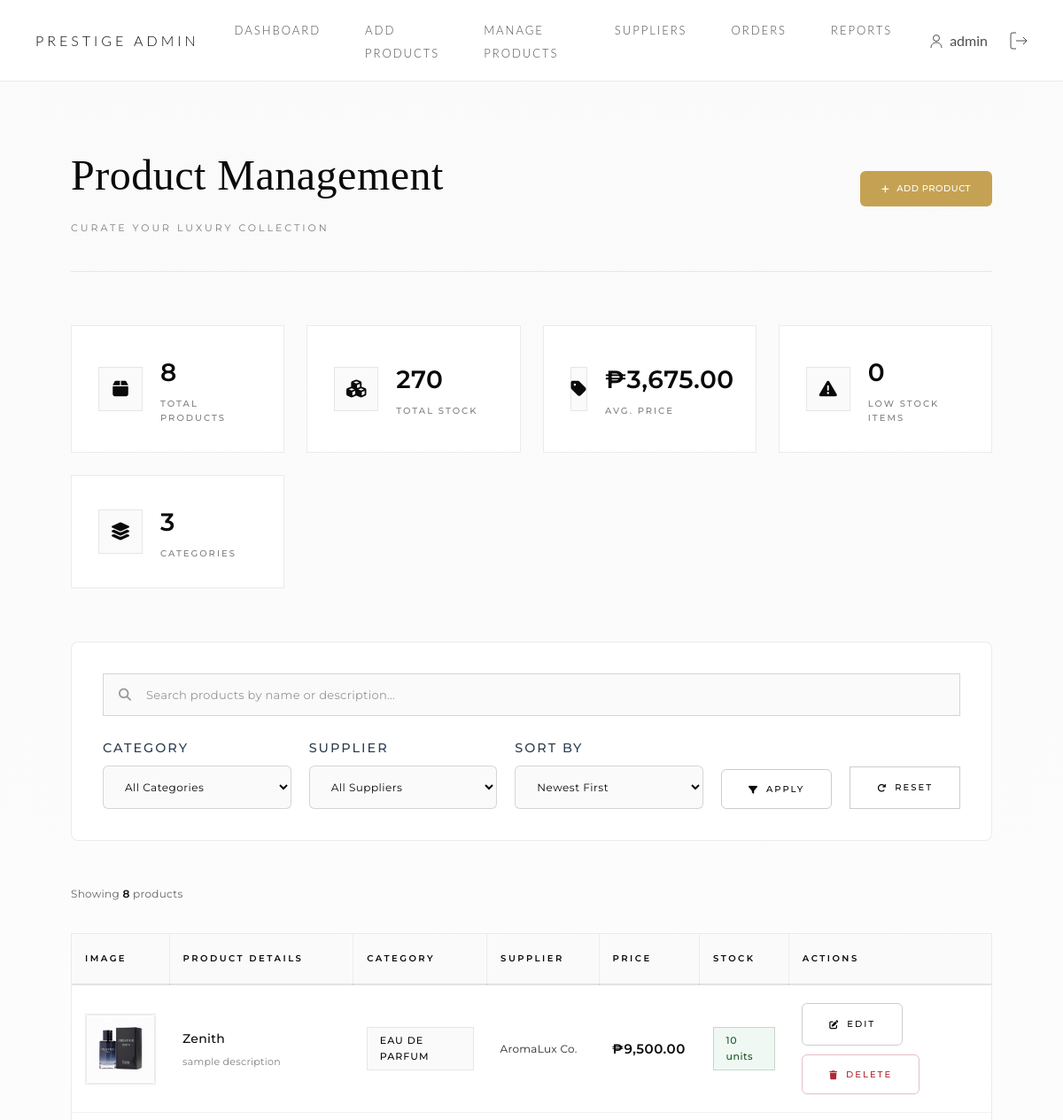
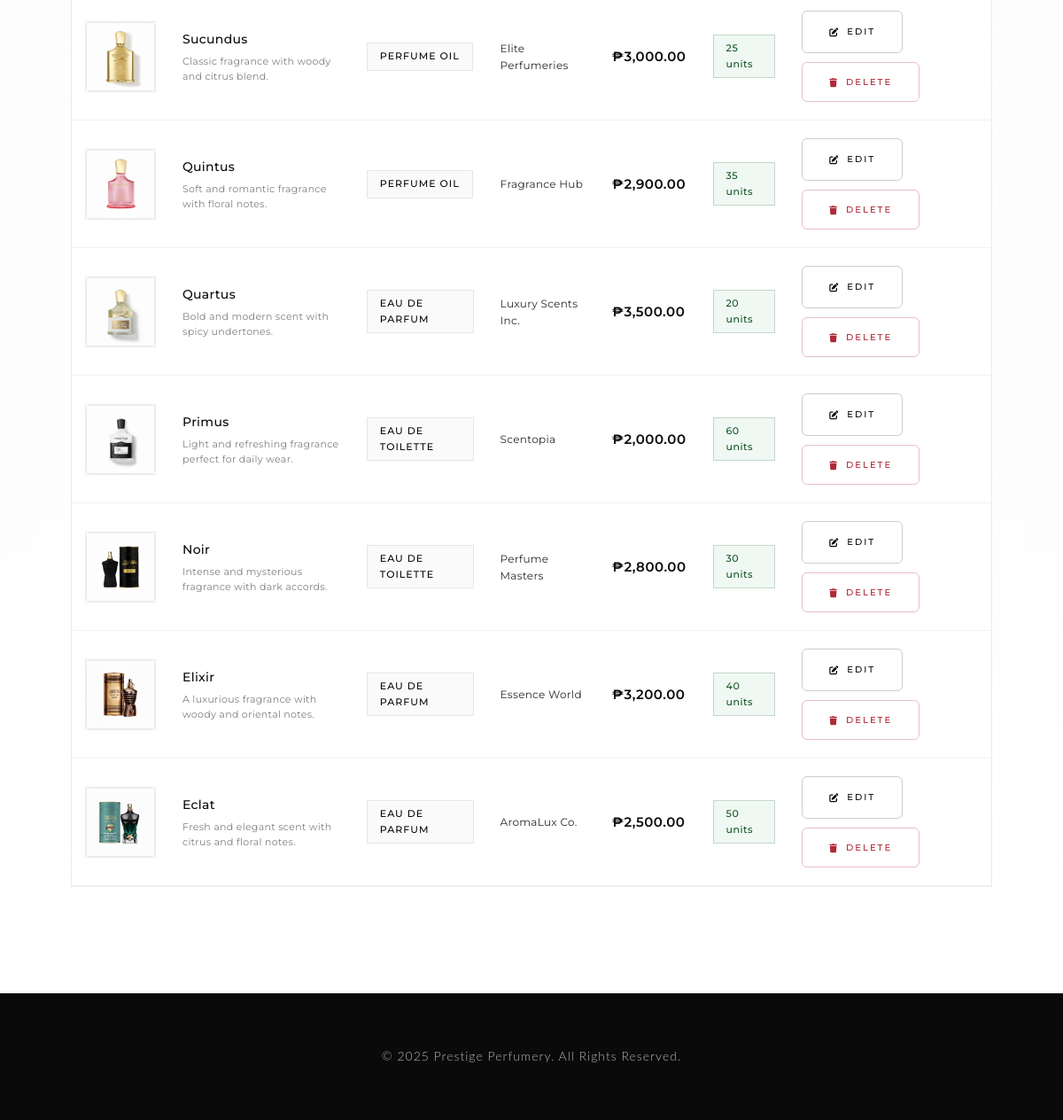
/admin/manageproducts.php (signed in), run on an earlier commit of the app's database (2 pictures, top to bottom).
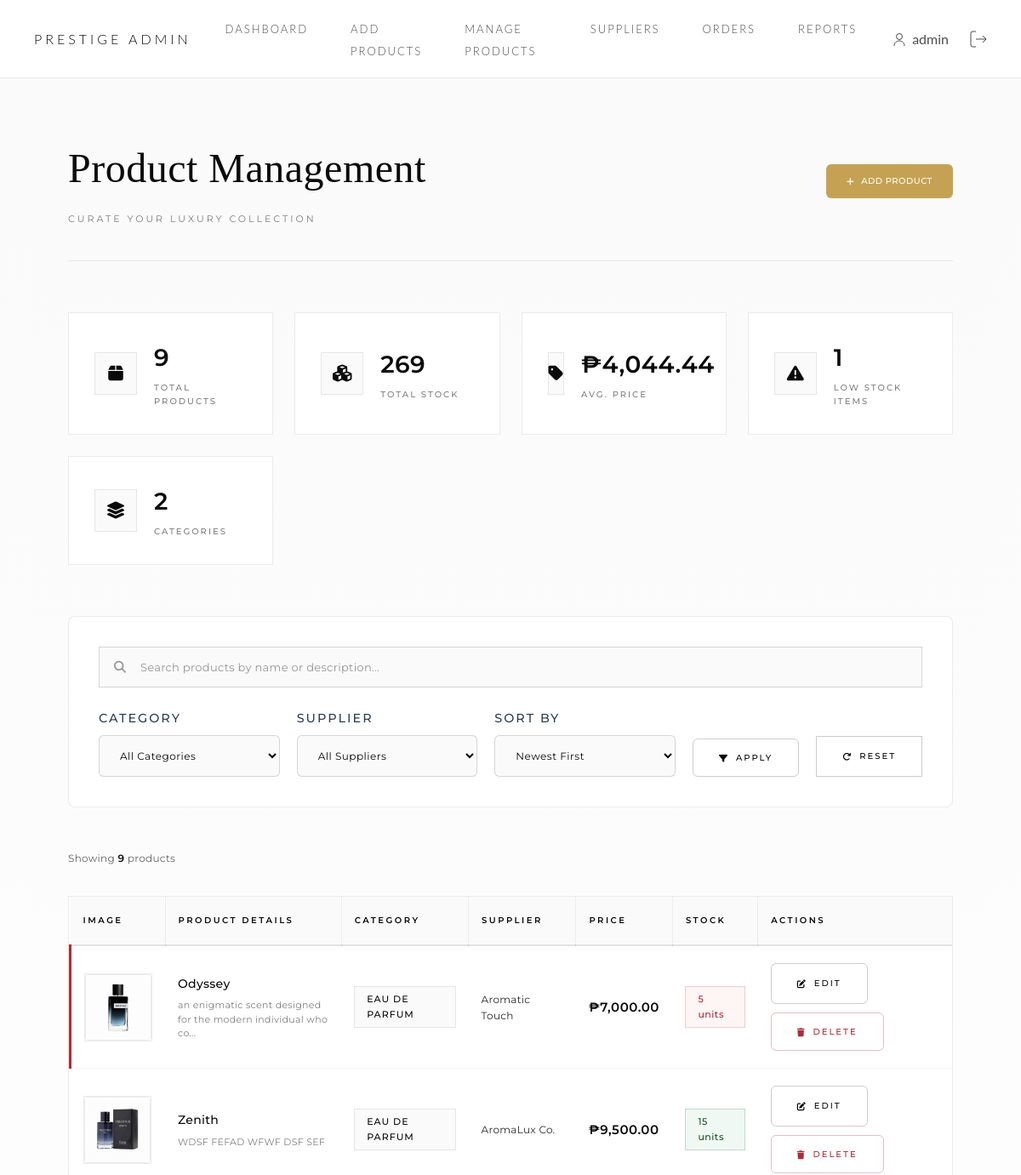
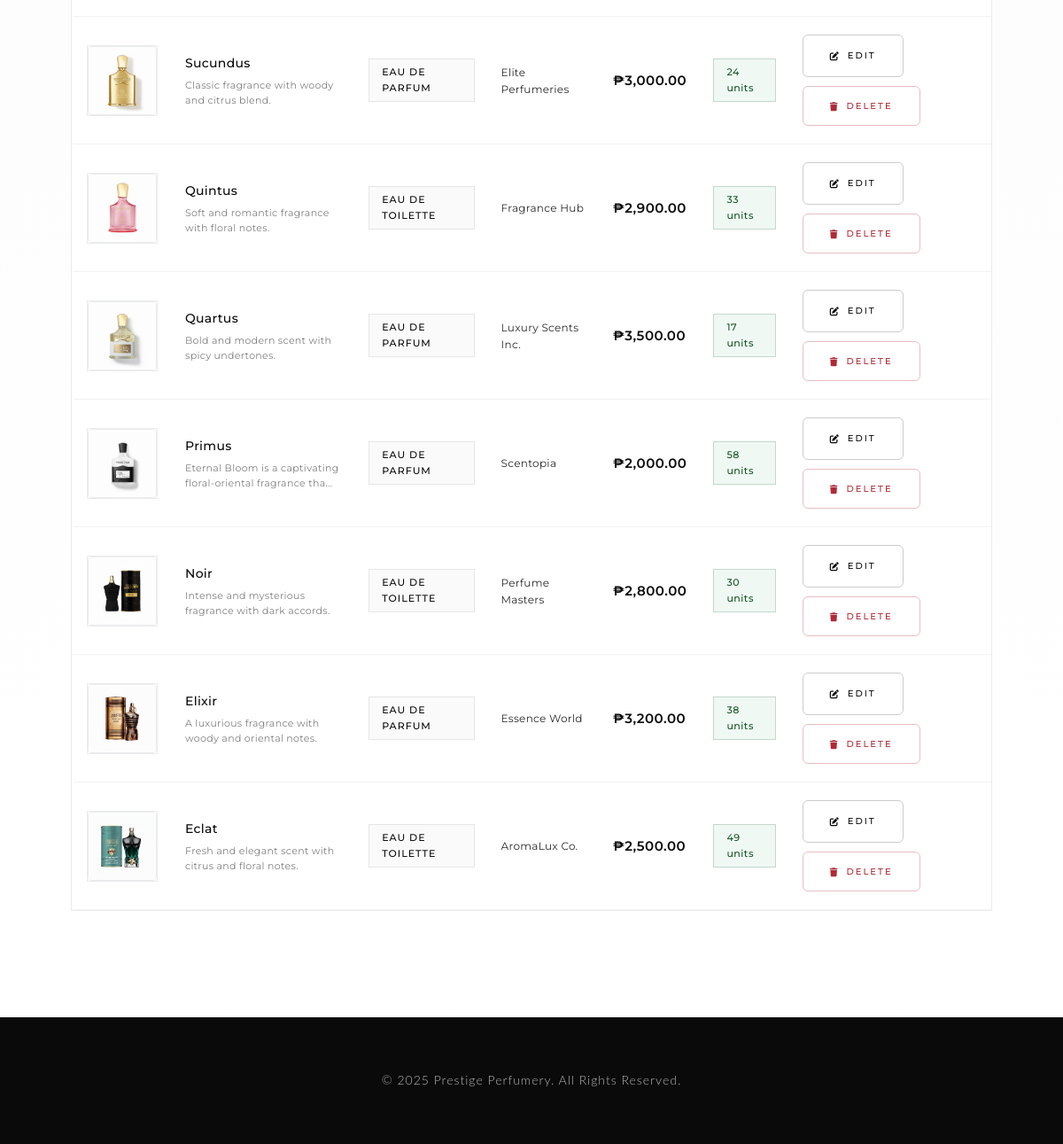
And on a later commit of the database (2 pictures, top to bottom).
### tables this page shows
CREATE TABLE `products` (
  `product_id` int(11) NOT NULL,
  `product_name` varchar(100) NOT NULL,
  `description` text DEFAULT NULL,
  `category_id` int(11) DEFAULT NULL,
  `supplier_id` int(11) DEFAULT NULL,
  `price` decimal(10,2) NOT NULL,
  `stock_quantity` int(11) DEFAULT 0,
  `image_path` varchar(255) DEFAULT NULL,
  `variant` varchar(50) DEFAULT NULL,
  `is_active` tinyint(1) DEFAULT 1
);

CREATE TABLE `categories` (
  `category_id` int(11) NOT NULL,
  `category_name` varchar(50) NOT NULL
);

CREATE TABLE `suppliers` (
  `supplier_id` int(11) NOT NULL,
  `supplier_name` varchar(100) NOT NULL,
  `contact_person` varchar(100) DEFAULT NULL,
  `contact_number` varchar(20) DEFAULT NULL,
  `address` varchar(255) DEFAULT NULL,
  `is_active` tinyint(1) DEFAULT 1
);

### admin/manageproducts.php (the view, shortened to what the rows shown need)
<?php
require_once '../includes/adminheader.php';
$sort_by = $_GET['sort'] ?? 'newest';
$query = "
    SELECT p.*, c.category_name, s.supplier_name
    FROM products p
    LEFT JOIN categories c ON p.category_id = c.category_id
    LEFT JOIN suppliers s ON p.supplier_id = s.supplier_id
    WHERE 1=1
";
$params = [];
switch ($sort_by) {
    default:
        $query .= " ORDER BY p.product_id DESC";
}
$stmt = $pdo->prepare($query);
$stmt->execute($params);
$products = $stmt->fetchAll();
?>
<link rel="stylesheet" href="https://cdnjs.cloudflare.com/ajax/libs/font-awesome/6.4.0/css/all.min.css">
<div class="admin-main">
    <div class="luxury-products-container">
        <div class="page-header-lux">
            <div class="header-content">
                <h1 class="lux-admin-title">Product Management</h1>
            </div>
        </div>
        <div class="products-table-wrapper">
            <table class="luxury-table">
                <thead>
                    <tr>
                        <th>Image</th>
                        <th>Product Details</th>
                        <th>Category</th>
                        <th>Supplier</th>
                        <th>Price</th>
                        <th>Stock</th>
                        <th>Actions</th>
                    </tr>
                </thead>
                <tbody>
                    <?php if (empty($products)): ?>
                        <tr>
                            <td colspan="7" class="empty-state">
                                <i class="fas fa-box-open"></i>
                                <p>No products found matching your criteria.</p>
                            </td>
                        </tr>
                    <?php else: ?>
                        <?php foreach ($products as $product): ?>
                            <tr class="product-row">
                                <td class="product-image">
                                    <div class="image-wrapper">
                                        <img src="../<?= htmlspecialchars($product['image_path']); ?>"
                                             alt="<?= htmlspecialchars($product['product_name']); ?>">
                                    </div>
                                </td>
                                <td class="product-details">
                                    <div class="product-name"><?= htmlspecialchars($product['product_name']); ?></div>
                                    <?php if (!empty($product['description'])): ?>
                                        <div class="product-desc">
                                            <?= htmlspecialchars(substr($product['description'], 0, 60)) . (strlen($product['description']) > 60 ? '...' : ''); ?>
                                        </div>
                                    <?php endif; ?>
                                </td>
                                <td class="product-category">
                                    <span class="category-badge">
                                        <?= htmlspecialchars($product['category_name'] ?? 'Uncategorized'); ?>
                                    </span>
                                </td>
                                <td class="product-supplier">
                                    <?= htmlspecialchars($product['supplier_name'] ?? '—'); ?>
                                </td>
                                <td class="product-price">
                                    <span class="price-value">₱<?= number_format($product['price'], 2); ?></span>
                                </td>
                                <td class="product-stock">
                                    <span class="stock-badge <?= $product['stock_quantity'] < 10 ? 'low-stock' : ''; ?>">
                                        <?= $product['stock_quantity']; ?> units
                                    </span>
                                </td>
                                <td class="actions-cell">
                                    <a href="editproduct.php?id=<?= $product['product_id']; ?>"
                                       class="btn-lux btn-edit" title="Edit Product">
                                        <i class="fas fa-edit"></i>
                                        <span>Edit</span>
                                    </a>
                                    <form method="POST" class="delete-form"
                                          onsubmit="return confirm('Are you sure you want to delete this product? This action cannot be undone.');">
                                        <button type="submit" name="delete_product"
                                                class="btn-lux btn-delete" title="Delete Product">
                                            <i class="fas fa-trash"></i>
                                            <span>Delete</span>
                                        </button>
                                    </form>
                                </td>
                            </tr>
                        <?php endforeach; ?>
                    <?php endif; ?>
                </tbody>
            </table>
        </div>
    </div>
</div>
<?php require_once '../includes/footer.php'; ?>

What changed in the data, as far as the page shows it:
added products: image_path (picture), product_name "Odyssey", description "an enigmatic scent designed for the modern individual who co", category.category_name "EAU DE PARFUM", supplier.supplier_name "Aromatic Touch", price "7,000.00", stock_quantity "5"
changed products "Zenith": description "sample description" → "WDSF FEFAD WFWF DSF SEF"; stock_quantity "10" → "15"
changed products "Sucundus": category.category_name "PERFUME OIL" → "EAU DE PARFUM"; stock_quantity "25" → "24"
changed products "Quintus": category.category_name "PERFUME OIL" → "EAU DE TOILETTE"; stock_quantity "35" → "33"
changed products "Quartus": stock_quantity "20" → "17"
changed products "Primus": description "Light and refreshing fragrance perfect for daily wear." → "Eternal Bloom is a captivating floral-oriental fragrance tha"; category.category_name "EAU DE TOILETTE" → "EAU DE PARFUM"; stock_quantity "60" → "58"; now shows "..."
changed products "Elixir": stock_quantity "40" → "38"
changed products "Eclat": category.category_name "EAU DE PARFUM" → "EAU DE TOILETTE"; stock_quantity "50" → "49"
Also different on the page:
$stats['total_products']: "8" → "9"
$stats['total_stock']: "270" → "269"
$stats['avg_price']: "3,675.00" → "4,044.44"
$stats['low_stock']: "0" → "1"
$stats['total_categories']: "3" → "2"
count($products): "8" → "9"
